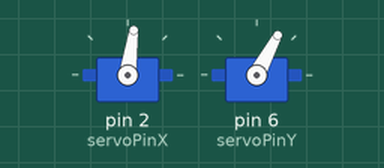
Simulated run of this sketch. Board: Arduino Uno, built with avr-gcc and run on an emulated ATmega328P. On the bench: 2 × servo. Random numbers use the default seed unless the sketch sets one.

Above: at 0.1 s.
At 6.27 s:
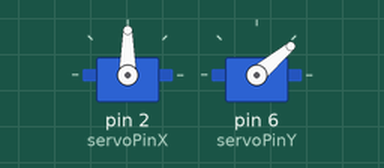
At 16.67 s:
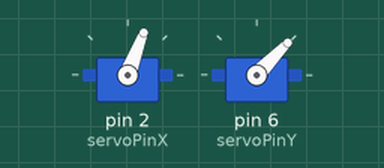
At 29.19 s:
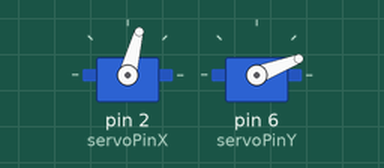
Timing chart, 0 to 40.0 s (numbered marks = the images above):
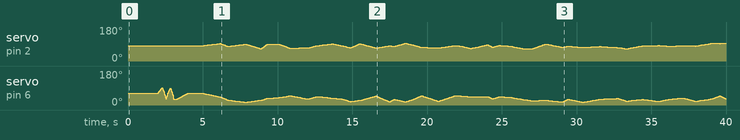

The sketch:

cat_laser.ino
```cpp
#include <Servo.h>

Servo servoX, servoY;

int stop = 0;

int desiredX[] = {65, 95};
int desiredY[] = {15, 50};

int servoPinX = 2;
int servoPinY = 6;

long randNumber;

int servoXMin = 0;
int servoXMax = 180;

int servoYMin = 10;
int servoYMax = 105;

float center[] = {
  ((servoXMax - servoXMin) / 2) - 8,
  ((servoYMax - servoYMin) / 2) + 15
};

float currentPosition[] = {
  center[0],
  center[1]
};

void setup() {
  Serial.begin(9600);

  servoX.attach(servoPinX);
  servoY.attach(servoPinY);

  randomSeed(analogRead(0));

  setX(center[0]);
  setY(center[1]);

  delay(2000);

  move(center[0], center[1] + 30, 50);
  move(center[0], center[1] - 30, 50);
  move(center[0], center[1] + 30, 50);
  move(center[0], center[1] - 30, 50);

  delay(200);
  move(center[0], center[1], 150);

  delay(1000);
}

void loop() {
  if (stop == 1) {
    return;
  }

  move(
    random(desiredX[0], desiredX[1]),
    random(desiredY[0], desiredY[1]),
    random(50, 250)
  );

  delay(random(100));
}

void move(int positionX, int positionY, int steps) {
  float lengthX = positionX - currentPosition[0];
  float lengthY = positionY - currentPosition[1];

  float forwardXPerStep = lengthX / steps;
  float forwardYPerStep = lengthY / steps;

  for (int i = 0; i <= steps; i++) {
    setX(currentPosition[0] + forwardXPerStep);
    setY(currentPosition[1] + forwardYPerStep);

    delay(random(10));
  }
}


//----------------------
//--- HELPERS ----------
//----------------------

void setX(float position) {
  float setPosition = position;

  if (position > servoXMax) {
    setPosition = servoXMax;
  }

  if (position < servoXMin) {
    setPosition = servoXMin;
  }

  currentPosition[0] = setPosition;
  servoX.write(setPosition);
}

void setY(float position) {
  float setPosition = position;

  if (position > servoYMax) {
    setPosition = servoYMax;
  }

  if (position < servoYMin) {
    setPosition = servoYMin;
  }

  currentPosition[1] = setPosition;
  servoY.write(setPosition);
}

void log(String key, int value) {
  Serial.println(key + ": " + String(value));
}

int intVal(float value) {
  return value;
}
```

Measured:
- by itself, servo on pin 2 (servoPinX): 82° → 83° at 5.1 s, → 84° 0.11 s later, → 85° 0.10 s later, → 86° 0.11 s later, … (445 changes in this stretch)
